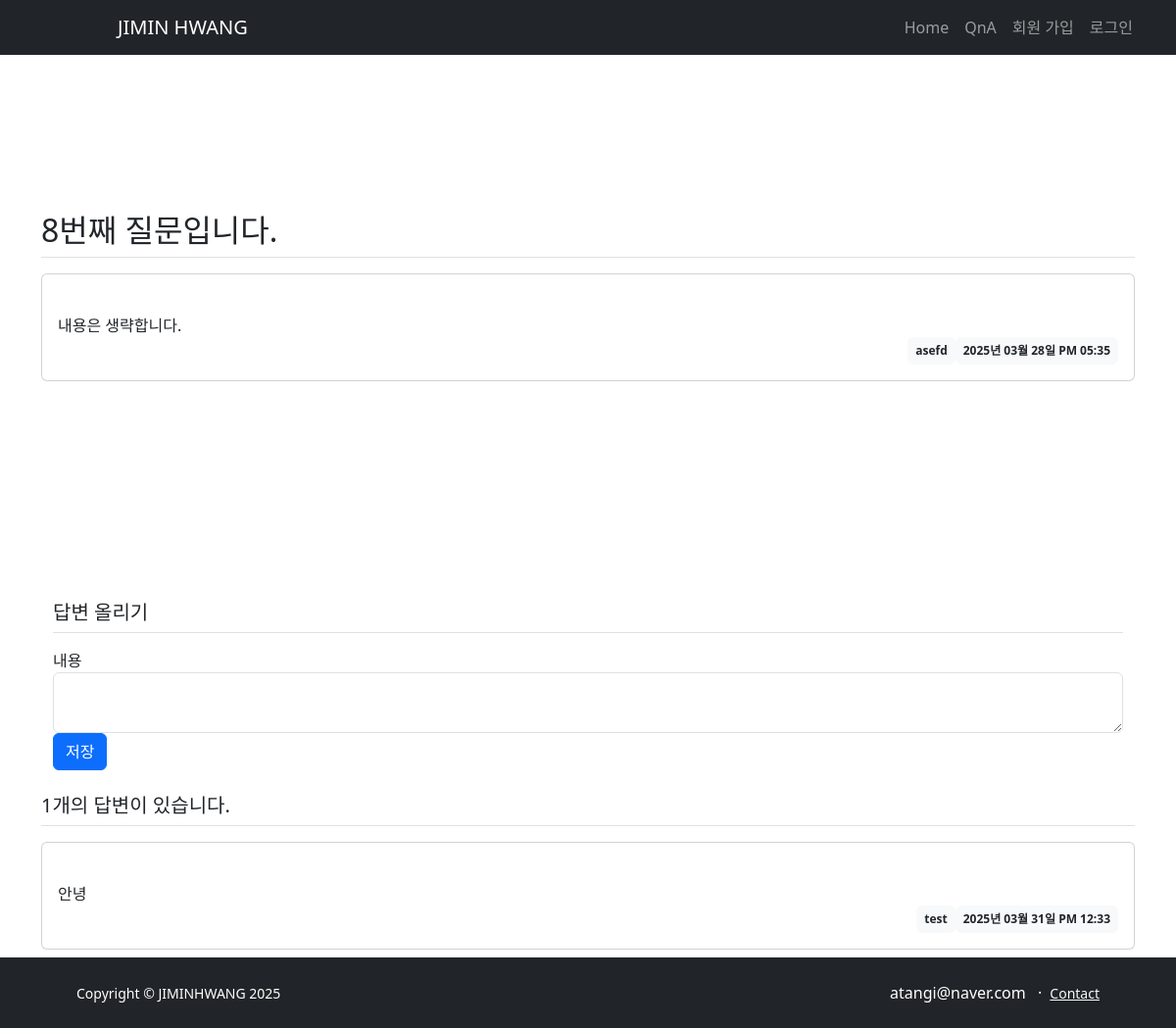
Screenshot of /board/details/8/ with the database file from the repository.
### board/models.py (models this page shows)
class Question(db.Model):
    id = db.Column(db.Integer, primary_key=True)
    subject = db.Column(db.String(200), nullable=False)
    content = db.Column(db.Text(), nullable=False)
    create_date = db.Column(db.DateTime(), nullable=False)
    user_id = db.Column(db.Integer, db.ForeignKey('user.id', ondelete='CASCADE'), nullable=True, default=1, server_default=text("1"))
    user = db.relationship('User', backref=db.backref('question_set'))

class User(db.Model):
    id = db.Column(db.Integer, primary_key=True)
    username = db.Column(db.String(8), nullable=False, unique=True)
    password = db.Column(db.String(25), nullable=False)
    email = db.Column(db.String(100), unique=True, nullable=False)

class Answer(db.Model):
    id = db.Column(db.Integer, primary_key=True)
    question_id = db.Column(db.Integer, db.ForeignKey('question.id', ondelete='CASCADE'))
    question = db.relationship('Question', backref=db.backref('answer_set')) # question을 통해 answer_set
    content = db.Column(db.Text(), nullable=False)
    create_date = db.Column(db.DateTime(), nullable=False)
    user_id = db.Column(db.Integer, db.ForeignKey('user.id', ondelete='CASCADE'), nullable=True, server_default=text("1"))
    user = db.relationship('User', backref=db.backref('answer_set'))  # user를 통해 answer_set

### board/views/board_views.py (the view)
@cbp.route('/details/<int:question_id>/')
def detail(question_id):
    question = Question.query.get_or_404(question_id)
    form = AnswerForm()
    return render_template('board/boardDetail.html', question=question, form=form, question_id=question_id)

### board/forms.py
class AnswerForm(FlaskForm):
    content = TextAreaField('내용', validators=[DataRequired()])

### board/views/auth_views.py (called while the page is built)
@auth.before_app_request
def load_logged_in_user():
    user_id = session.get('user_id')
    if user_id is None:
        g.user = None
    else:
        g.user = User.query.get(user_id)

### filters.py (called while the page is built)
def format_datetime(value, fmt='%Y년 %m월 %d일 %p %I:%M'):
    return value.strftime(fmt)

### templates/board/boardDetail.html (shortened to what this page needs)
{% extends 'base.html' %} {% block content %}
<div class="container my-3">
  <h2 class="border-bottom py-2">{{ question.subject }}</h2>
  <div class="card my-3">
    <div class="card-body">
      <div class="card-text" style="white-space: pre-line">
        {{ question.content }}
      </div>
      <div class="d-flex justify-content-end">
        <div class="badge bg-light text-dark p-2">
          {{ question.user.username }}
        </div>
        <div class="badge bg-light text-dark p-2">
          {{ question.create_date | date_time }}
        </div>
      </div>
    </div>
  </div>
  {% include 'answer/answerForm.html' %}
  <h5 class="border-bottom my-3 py-2">
    {{ question.answer_set|length }}개의 답변이 있습니다.
  </h5>
  {% for answer in question.answer_set %}
  <div class="card my-3">
    <div class="card-body">
      <div class="card-text" style="white-space: pre-line">
        {{ answer.content }}
      </div>
      <div class="d-flex justify-content-end">
        <div class="badge bg-light text-dark p-2">
          {{ answer.user.username }}
        </div>
        <div class="badge bg-light text-dark p-2">
          {{ answer.create_date | date_time }}
        </div>
      </div>
    </div>
  </div>
  {% endfor %}
  <br />
  <br />
  {% endblock %}

### rows the page displays
Question: subject "8번째 질문입니다.", content "내용은 생략합니다.", create_date "2025년 03월 28일 PM 05:35"
User: user.username "asefd"
Answer: content "안녕", user.username "test", create_date "2025년 03월 31일 PM 12:33"

### other values shown
{{ question.answer_set|length }} "1"
